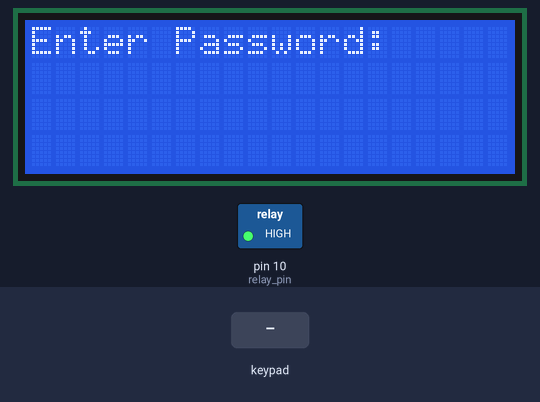
A sketch run on a simulated Arduino Nano, built with avr-gcc and run on an emulated ATmega328P. Shown: 20×4 character LCD, switched loads named in the sketch (green lamp = pin HIGH). The test bench sets the inputs (shaded band). EEPROM starts erased.

Above: at 4.2 s.
4.3 s: keypad keys 1 2 3 4 pressed 0.4 s apart
At 6.3 s:
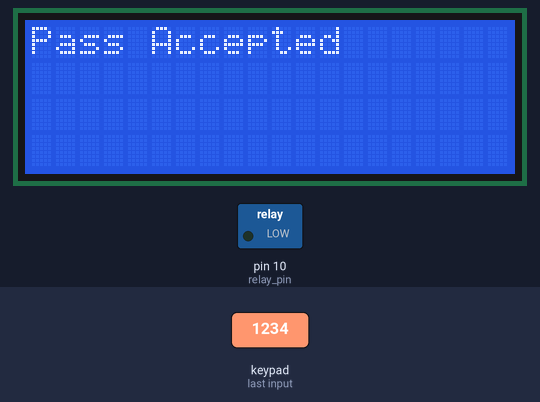
8.9 s: key 'A' pressed
At 10.4 s:
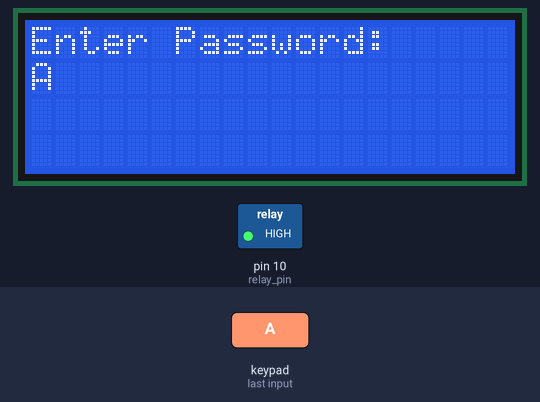
11.2 s: keypad keys 1 2 3 4 # pressed 0.4 s apart
At 12.7 s:
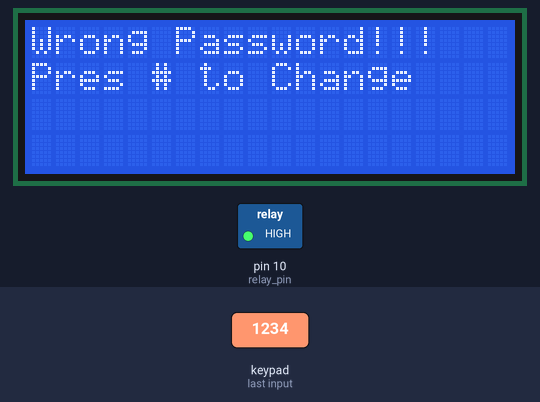
15.9 s: key 'B' pressed
At 16.5 s:
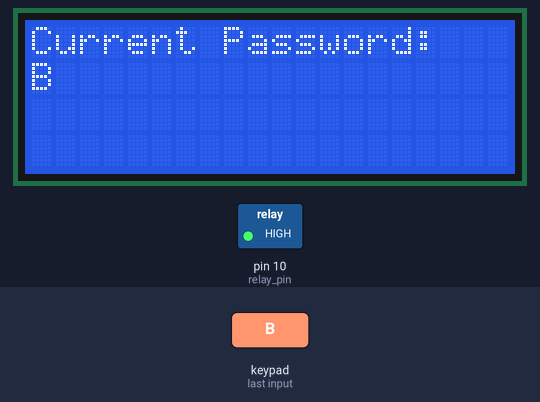
17.4 s: keypad keys 1 2 3 4 * pressed 0.4 s apart
At 20.7 s:
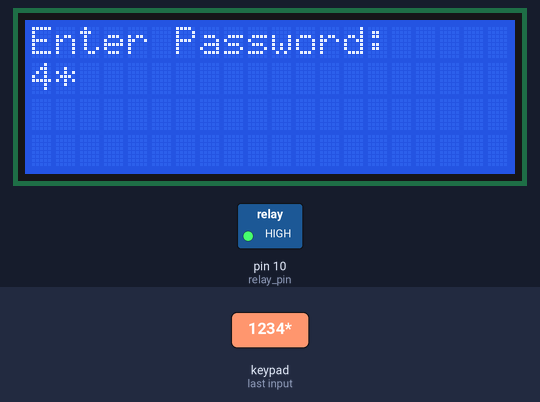
21.4 s: key 'C' pressed
At 22.1 s:
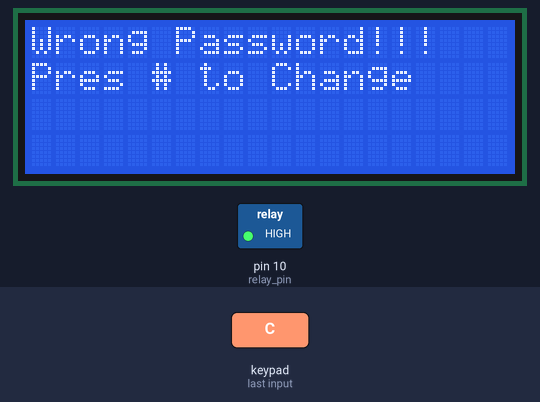
Timing chart, 0 to 24.1 s (numbered marks = the images above; inputs shaded):
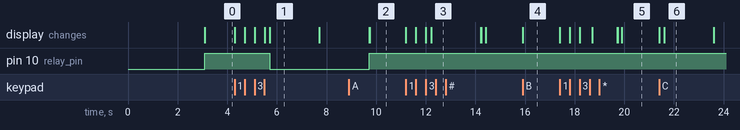

Measured:
- after the input at 4.3 s, pin 10 (relay_pin): HIGH → LOW after 1.4 s; the display: first changes at once (image 1 shows a later state)
- after the input at 8.9 s, the display: first differs from a run without the input after 0.83 s (image 2)
- after the input at 11.2 s, the display: first changes at once (image 3 shows a later state)
- after the input at 15.9 s, the display: changes at once (image 4)
- after the input at 17.4 s, the display: first changes at once (image 5 shows a later state)
- after the input at 21.4 s, the display: first changes at once (image 6 shows a later state)
- what the display in image 1 shows lasts 2.0 s, from 5.7 s to 7.7 s

The sketch:

TestDoorLock.ino
```cpp
#include <Keypad.h>
#include<LiquidCrystal.h>
#include<EEPROM.h>

LiquidCrystal liquid_crystal_display(7,6,5,4,3,2);

char password[4];
char initial_password[4],new_password[4];
int i=0;

int relay_pin = 10;
char key_pressed=0;

const byte rows = 4;
const byte columns = 4;
char hexaKeys[rows][columns] = {
{'1','2','3','A'},
{'4','5','6','B'},
{'7','8','9','C'},
{'*','0','#','D'}
};

byte row_pins[rows] = {A0,A1,A2,A3};

byte column_pins[columns] = {A4,A5,A6,A7};

Keypad keypad_key = Keypad( makeKeymap(hexaKeys), row_pins, column_pins, rows, columns);


void setup()
{
  pinMode(relay_pin, OUTPUT);
  liquid_crystal_display.begin(20,4);
  liquid_crystal_display.print("....MSD Project....");
  liquid_crystal_display.setCursor(0,1);
  liquid_crystal_display.print("Sham-E-Ansari");
  liquid_crystal_display.setCursor(0,2);
  liquid_crystal_display.print("ShaminazTowfikaDisha");
  liquid_crystal_display.setCursor(0,3);
  liquid_crystal_display.print("Sayed Fahim Ahmed");

  delay(3000);
  liquid_crystal_display.clear();
  liquid_crystal_display.print("Enter Password:");
  liquid_crystal_display.setCursor(0,1);
  initialpassword();
}


void loop()
{
  digitalWrite(relay_pin, HIGH);
  key_pressed = keypad_key.getKey();
  if(key_pressed=='#')
    change();
  if (key_pressed)
  {
    password[i++]=key_pressed;
    liquid_crystal_display.print(key_pressed);
      }
  if(i==4)
  {
    delay(200);
    for(int j=0;j<4;j++)
      initial_password[j]=EEPROM.read(j);
    if(!(strncmp(password, initial_password,4)))
    {
      liquid_crystal_display.clear();
      liquid_crystal_display.print("Pass Accepted");
      digitalWrite(relay_pin, LOW);
      delay(2000);
      liquid_crystal_display.setCursor(0,1);
      liquid_crystal_display.print("Press # to change");
      delay(2000);

      liquid_crystal_display.clear();
      liquid_crystal_display.print("Enter Password:");
      liquid_crystal_display.setCursor(0,1);
      i=0;
    }
    else
    {
      digitalWrite(relay_pin, HIGH);
      liquid_crystal_display.clear();
      liquid_crystal_display.print("Wrong Password!!!");
      liquid_crystal_display.setCursor(0,1);
      liquid_crystal_display.print("Pres # to Change");
      delay(2000);
      liquid_crystal_display.clear();

      liquid_crystal_display.print("Enter Password:");
      liquid_crystal_display.setCursor(0,1);

      i=0;
    }
  }
}

void change()
{
  int j=0;
  liquid_crystal_display.clear();
  liquid_crystal_display.print("Current Password:");
  liquid_crystal_display.setCursor(0,1);
  while(j<4)
  {
    char key=keypad_key.getKey();
    if(key)
    {
      new_password[j++]=key;
      liquid_crystal_display.print(key);
    }
    key=0;
  }
  delay(500);
  if((strncmp(new_password, initial_password, 4)))
  {
    liquid_crystal_display.clear();
    liquid_crystal_display.print("Wrong Password!!!");
    liquid_crystal_display.setCursor(0,1);
    liquid_crystal_display.print("Try Again");
    delay(1000);
  }
  else
  {
    j=0;
    liquid_crystal_display.clear();
    liquid_crystal_display.print("New Password:");
    liquid_crystal_display.setCursor(0,1);
    while(j<4)
    {
      char key=keypad_key.getKey();
      if(key)
      {
        initial_password[j]=key;
        liquid_crystal_display.print(key);
        EEPROM.write(j,key);
        j++;
      }
    }
    liquid_crystal_display.setCursor(0,2);
    liquid_crystal_display.print("Password Changed!!");
    delay(1000);
  }
  liquid_crystal_display.clear();
  liquid_crystal_display.print("Enter Password: ");
  liquid_crystal_display.setCursor(0,1);
  key_pressed=0;
}
void initialpassword(){
  for(int j=0;j<4;j++)
    EEPROM.write(j, j+49);
  for(int j=0;j<4;j++)
    initial_password[j]=EEPROM.read(j);
}
```
